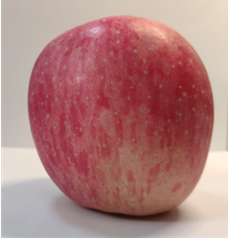
#> input picture 1015.png, 228 x 239 px
$ python 1015.py
#> lines starting #> are read from the running program, lines starting #| are printed output that depends on the picture
import cv2
import numpy as np

img = cv2.imread('1015.png', 0)
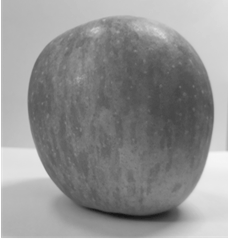
#> img: shape (239, 228); min 21, max 255, mean 145.5
gausssian = cv2.GaussianBlur(img, (3, 3), 1)
cv2.imshow('gausssian.png', gausssian)
cv2.imwrite('gausssian.png', gausssian)
cv2.waitKey(0)

$ run again, with 000.png copied over 1015.png
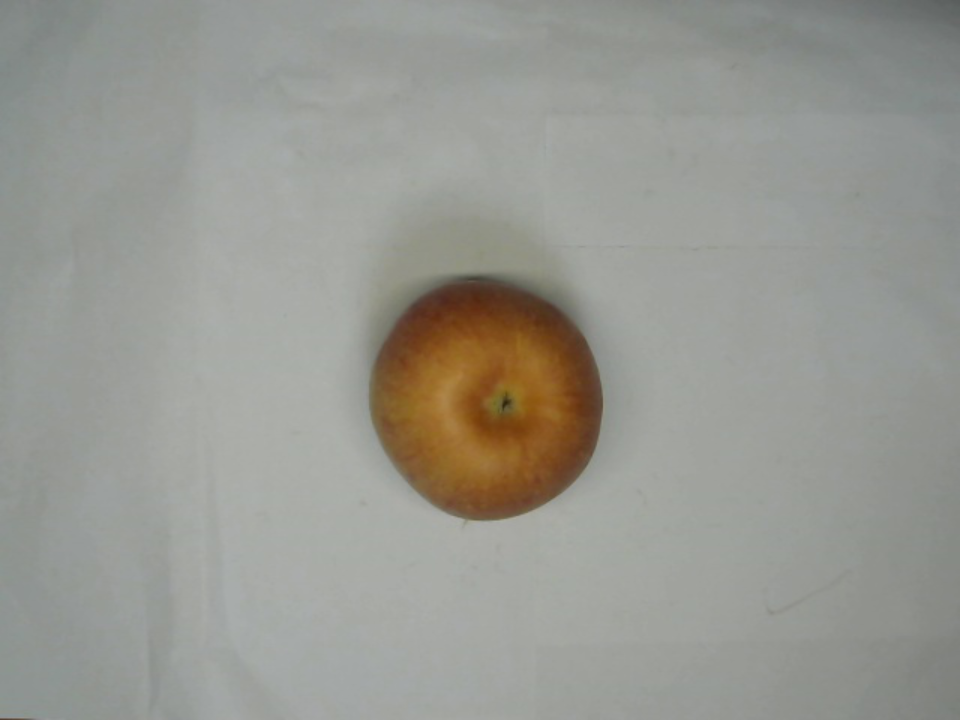
#> input picture 000.png, 960 x 720 px
#> `img = cv2.imread('1015.png', 0)`:
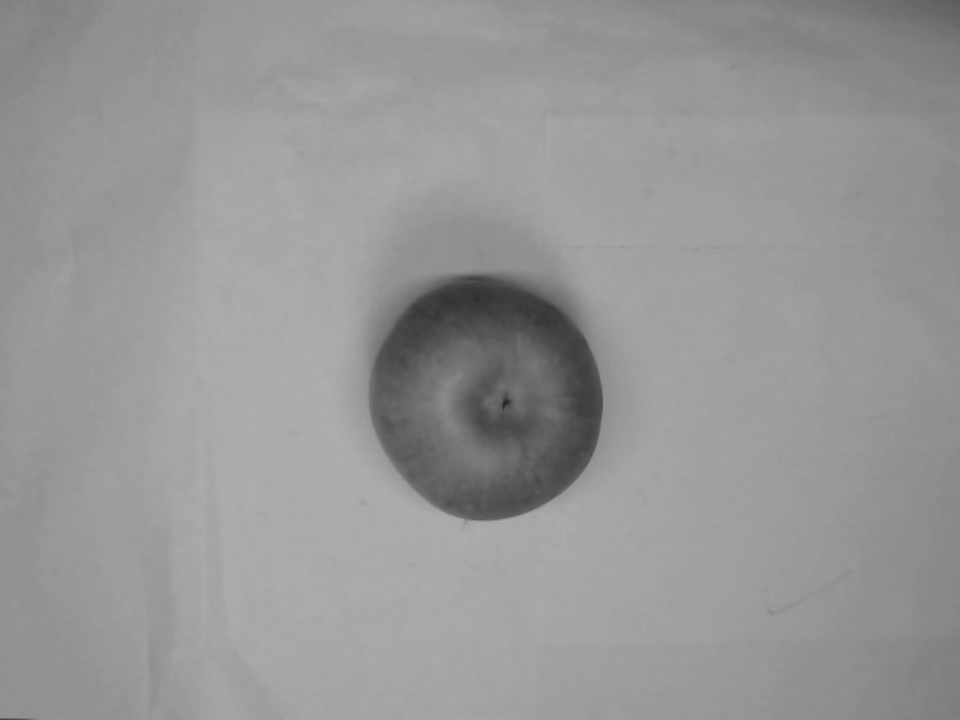
#> img: shape (720, 960); min 36, max 176, mean 150.8

$ run again, with 1.png copied over 1015.png
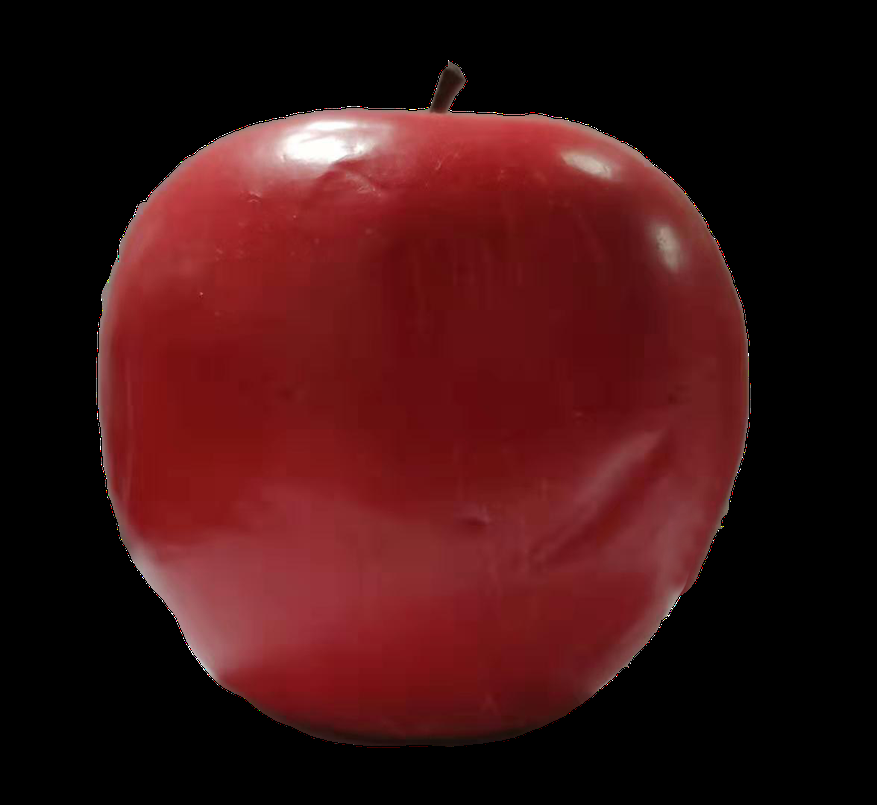
#> input picture 1.png, 877 x 805 px, shrunk from 1176 x 1080 before the run
#> `img = cv2.imread('1015.png', 0)`:
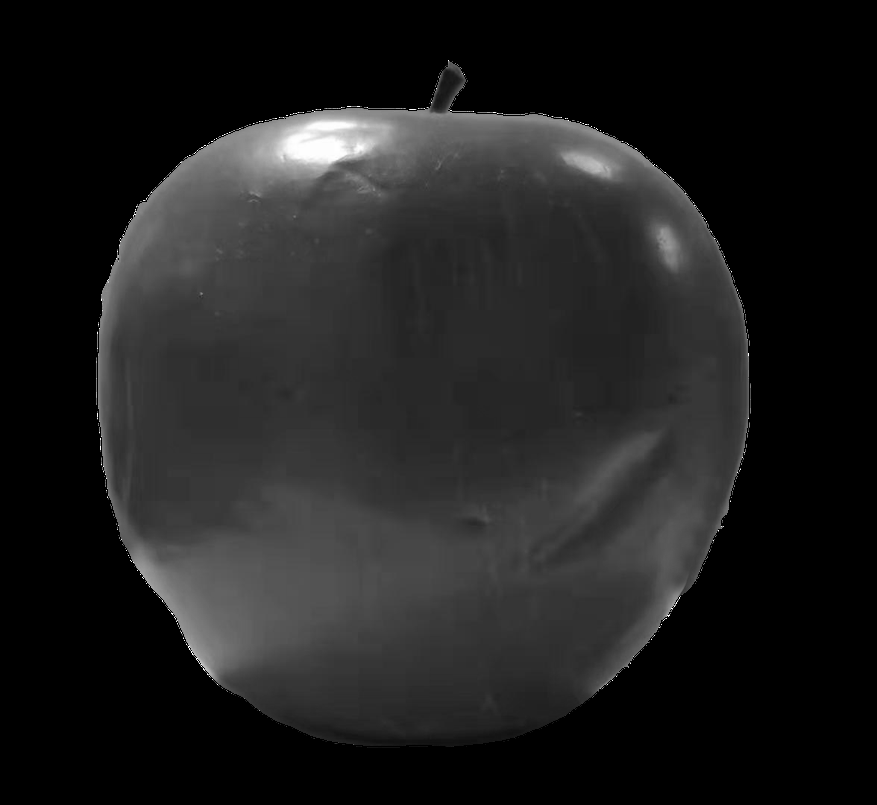
#> img: shape (805, 877); min 0, max 255, mean 31
